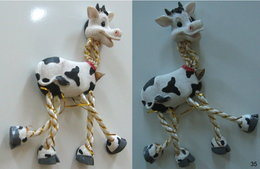
%> input picture pic/cow.PNG, 260 x 169 px, shrunk from 910 x 590 before the run, given in place of lighthouse.png, which was not available
$ octave mv2_2.m   (GNU Octave 9; MATLAB toolbox functions it lacks are replaced by stand-ins)
%> lines starting %> are read from the running program, lines starting %| are printed output that depends on the picture; pictures that were not available may be replaced by others from this repository, and a replacement may not be noted
clear all
close all
clc

image=double(imread("lighthouse.png"));
Rchannel=image(:,:,1);
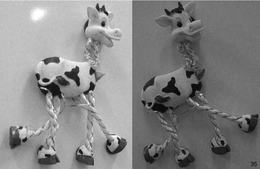
%> Rchannel: size 169x260 double; min 3, max 255, mean 133.3
Gchannel=image(:,:,2);
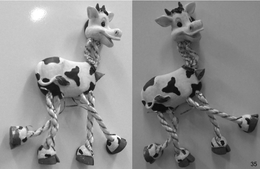
%> Gchannel: size 169x260 double; min 5, max 255, mean 142.2
Bchannel=image(:,:,3);
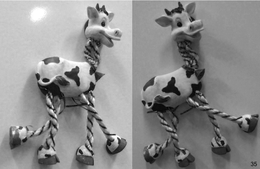
%> Bchannel: size 169x260 double; min 4, max 255, mean 140.7
sigma_d=input('lotfan meghdar sigma d ra vared konid :   ');
%> the answer given: 2
sigma_r=input('lotfan meghdar sigma r ra vared konid :   ');
%> the answer given: 2
n=input('lotfan size panjere ra vared konid :   ');
%> the answer given: 3

[x y]=meshgrid(-n:n,-n:n);
domain_filter=exp(-(x.^2+y.^2)/(2*sigma_d^2));
[r c]=size(image);
%> r = 169; c = 780
output=zeros(size(image));
for i=1:r
    for j=1:c

        imin=max(i-n,1);
        imax=min(i+n,r);
        jmin=max(j-n,1);
        jmax=min(j+n,c);
        I=image(imin:imax,jmin:jmax);


        range_filter=exp(-(I-image(i,j)).^2/(2*sigma_r^2));


        BilateralFilter=range_filter.*domain_filter((imin:imax)-i+n+1,(jmin:jmax)-j+n+1);

        Fnorm=sum(BilateralFilter(:));


        Rout(i,j)=sum(sum(BilateralFilter.*I))/Fnorm;
        Gout(i,j)=sum(sum(BilateralFilter.*I))/Fnorm;
        Bout(i,j)=sum(sum(BilateralFilter.*I))/Fnorm;
    end

end
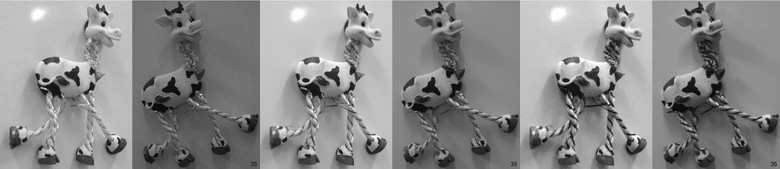
%> Bout: size 169x780 double; min 3.04, max 255, mean 138.7


fimage(:,:,1)=(Rout);
fimage(:,:,2)=(Gout);
fimage(:,:,3)=(Bout);

subplot (131);
imshow(uint8(image));
title('orginal image');

subplot(132);
imshow(uint8(fimage));
title('noisy image');
